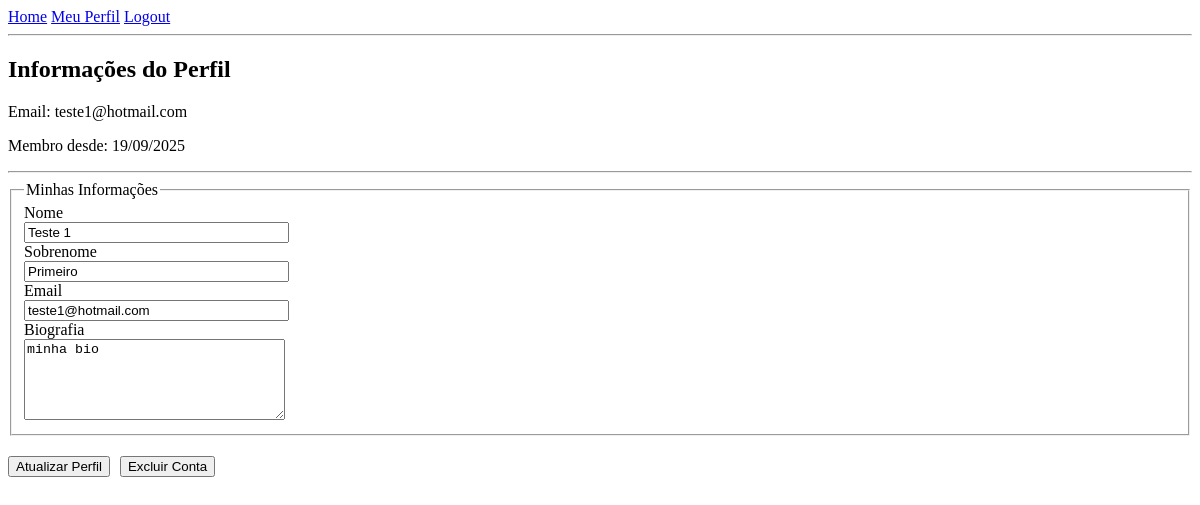
Before: /perfil (signed in) with the older database file.
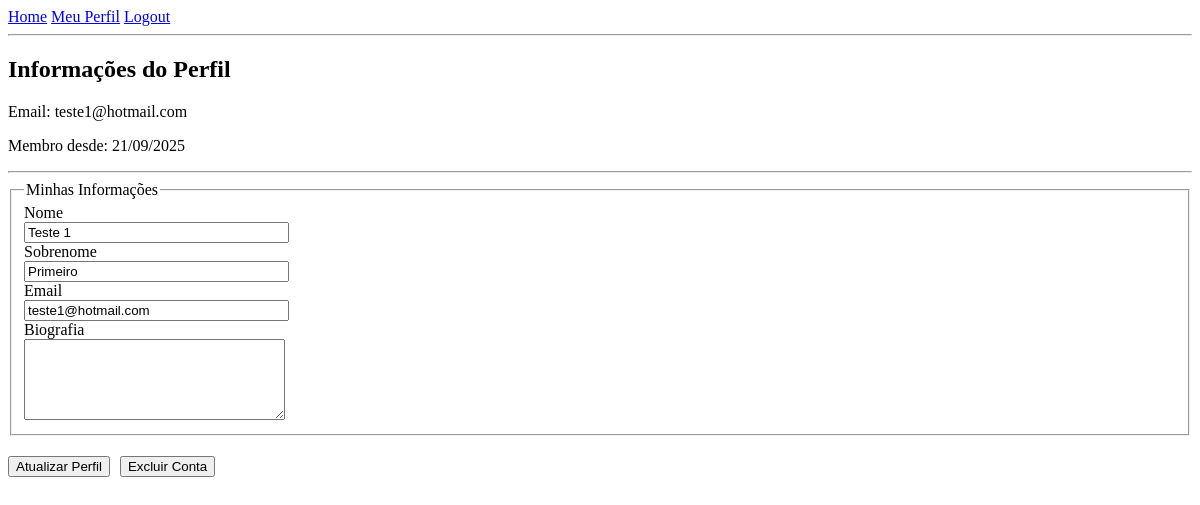
After: the same page with the newer database file.
### models.py (models this page shows, shortened)
class User(db.Model, UserMixin):
    id = db.Column(db.Integer, primary_key=True)
    nome = db.Column(db.String(255), nullable=False)
    sobrenome = db.Column(db.String(255), nullable=False)
    senha = db.Column(db.String(255), nullable=False) # Atenção: Lembre-se de hashear a senha!
    email = db.Column(db.String(255), unique=True, nullable=False)
    biografia = db.Column(db.Text, nullable=True)
    avatar_url = db.Column(db.String(255), nullable=True)
    data_registro = db.Column(db.DateTime, nullable=False, default=datetime.utcnow)
    posts = db.relationship('Post', backref='author', lazy=True)

### routes.py (the view)
@app.route("/perfil", methods=['GET', 'POST'])
@login_required # Protege a rota, só usuários logados podem acessar
def perfil():
    form = UpdateProfileForm()
    if form.validate_on_submit():
        current_user.nome = form.nome.data
        current_user.sobrenome = form.sobrenome.data
        current_user.email = form.email.data
        current_user.biografia = form.biografia.data
        db.session.commit()
        return redirect(url_for('perfil'))
    elif request.method == 'GET':
        form.nome.data = current_user.nome
        form.sobrenome.data = current_user.sobrenome
        form.email.data = current_user.email
        form.biografia.data = current_user.biografia
    return render_template('perfil.html', title='Meu Perfil', form=form)

### forms.py (shortened to what this page needs)
class UpdateProfileForm(FlaskForm):
    nome = StringField('Nome',
                           validators=[DataRequired(), Length(min=2, max=20)])
    sobrenome = StringField('Sobrenome',
                           validators=[DataRequired(), Length(min=2, max=20)])
    email = StringField('Email',
                        validators=[DataRequired(), Email()])
    biografia = TextAreaField('Biografia')
    submit = SubmitField('Atualizar Perfil')

### main.py (called while the page is built)
    @login_manager.user_loader
    def load_user(user_id):
        return User.query.get(int(user_id))

### templates/perfil.html (shortened to what this page needs)
<!DOCTYPE html>
<html lang="pt-br">
<head>
</head>
<body>
    <header>
        <a href="{{ url_for('homepage') }}">Home</a>
        <a href="{{ url_for('perfil') }}">Meu Perfil</a>
        <a href="{{ url_for('logout') }}">Logout</a>
        <hr>
    </header>
    <main>
        <div>
            <h2>Informações do Perfil</h2>
            <p>Email: {{ current_user.email }}</p>
            <p>Membro desde: {{ current_user.data_registro.strftime('%d/%m/%Y') }}</p>
        </div>
        <hr>
        <form method="POST" action="">
            <fieldset>
                <legend>Minhas Informações</legend>
                <div>
                    {{ form.nome.label }}<br>
                    {{ form.nome(size=30) }}
                </div>
                <div>
                    {{ form.sobrenome.label }}<br>
                    {{ form.sobrenome(size=30) }}
                </div>
                <div>
                    {{ form.email.label }}<br>
                    {{ form.email(size=30) }}
                </div>
                <div>
                    {{ form.biografia.label }}<br>
                    {{ form.biografia(rows=5, cols=30) }}
                </div>
            </fieldset>
        </form>
         <div style="display: flex; align-items: center; gap: 10px; margin-top: 20px;">
            <div>
                {{ form.submit() }}
            </div>
            <form action="{{ url_for('delete_profile') }}" method="POST" style="margin: 0;">
                <input type="submit" value="Excluir Conta"
                       onclick="return confirm('Você tem CERTEZA que deseja excluir sua conta? Todos os seus posts e dados serão apagados para sempre.');">
            </form>
        </div>
    </main>
</body>
</html>

Changed rows visible on the page:
changed User "teste1@hotmail.com": data_registro "19/09/2025" → "21/09/2025"; biografia "minha bio" → (not shown)
